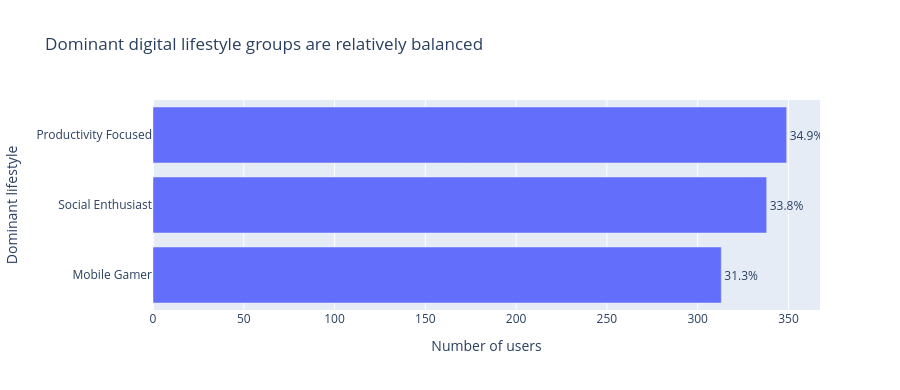
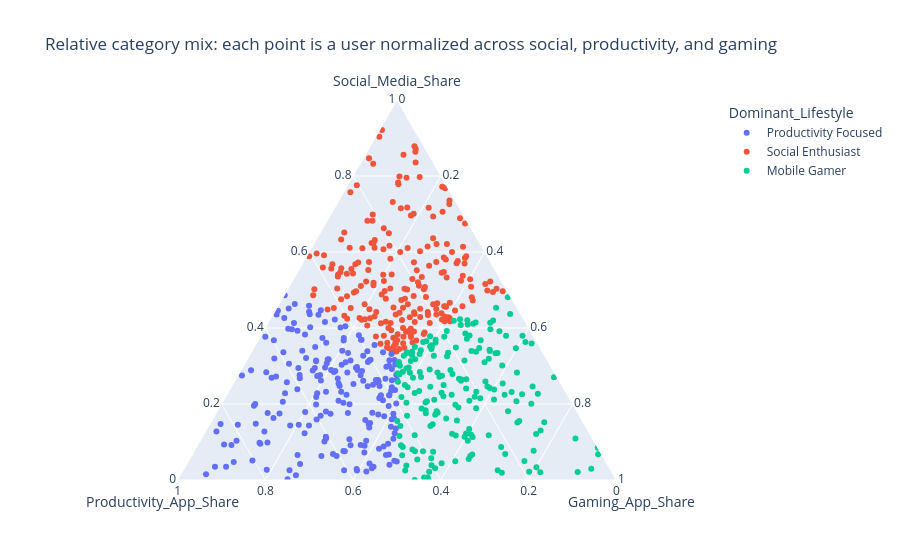

Notebook code cell kept with these figures, in order:
### Code cell
# ============================================================
# 3. Lifestyle pattern: dominant behavior and category mix
# ============================================================

# Auto-detect actual lifestyle labels from the dataset
actual_lifestyles = df["Dominant_Lifestyle"].dropna().unique().tolist()
print("Actual lifestyle labels:", actual_lifestyles)

# Use preferred order only if labels exist in data
preferred_order = [
    "Social Enthusiast",
    "Productivity Focused",
    "Mobile Gamer",
    "Social-dominant",
    "Productivity-dominant",
    "Gaming-dominant",
]

LIFESTYLE_ORDER_FIXED = [
    x for x in preferred_order if x in actual_lifestyles
] + [
    x for x in actual_lifestyles if x not in preferred_order
]

lifestyle_summary = (
    df["Dominant_Lifestyle"]
    .value_counts()
    .rename_axis("Dominant_Lifestyle")
    .reset_index(name="Users")
)

lifestyle_summary["Dominant_Lifestyle"] = pd.Categorical(
    lifestyle_summary["Dominant_Lifestyle"],
    categories=LIFESTYLE_ORDER_FIXED,
    ordered=True
)

lifestyle_summary = lifestyle_summary.sort_values("Dominant_Lifestyle")
lifestyle_summary["Share_%"] = (
    lifestyle_summary["Users"] / n_users * 100
).round(1)

display(lifestyle_summary)

fig = px.bar(
    lifestyle_summary.sort_values("Users"),
    x="Users",
    y="Dominant_Lifestyle",
    orientation="h",
    text="Share_%",
    title="Dominant digital lifestyle groups are relatively balanced",
    labels={"Dominant_Lifestyle": "Dominant lifestyle", "Users": "Number of users"},
)
fig.update_traces(texttemplate="%{text:.1f}%", textposition="outside")
fig.update_layout(height=390)
fig.show()


# Important EDA note:
# Category columns are best treated as behavioral intensities,
# not exact parts of Total_App_Usage.
category_sum = df[CATEGORY_COLS].sum(axis=1)
category_consistency = pd.DataFrame({
    "Metric": [
        "Average Total_App_Usage_Hours",
        "Average Social + Productivity + Gaming",
        "Rows where category sum > total app usage",
        "Share of rows where category sum > total app usage",
    ],
    "Value": [
        round(df["Total_App_Usage_Hours"].mean(), 2),
        round(category_sum.mean(), 2),
        int((category_sum > df["Total_App_Usage_Hours"]).sum()),
        f"{(category_sum > df['Total_App_Usage_Hours']).mean() * 100:.1f}%",
    ]
})
display(category_consistency)


# Normalize only within the 3 category columns to study relative behavior mix.
mix = df.copy()
mix["Category_Usage_Sum"] = mix[CATEGORY_COLS].sum(axis=1)

for col in CATEGORY_COLS:
    share_col = col.replace("_Usage_Hours", "_Share")
    mix[share_col] = mix[col] / mix["Category_Usage_Sum"].replace(0, np.nan)

mix_summary = (
    mix.groupby("Dominant_Lifestyle", observed=False)[[
        "Social_Media_Share",
        "Productivity_App_Share",
        "Gaming_App_Share",
        "Daily_Screen_Time_Hours",
        "Number_of_Apps_Used",
    ]]
    .mean()
    .round(3)
    .reset_index()
)

mix_summary["Dominant_Lifestyle"] = pd.Categorical(
    mix_summary["Dominant_Lifestyle"],
    categories=LIFESTYLE_ORDER_FIXED,
    ordered=True
)

mix_summary = mix_summary.sort_values("Dominant_Lifestyle")

display(mix_summary)


fig = px.scatter_ternary(
    mix.sample(min(600, len(mix)), random_state=42),
    a="Social_Media_Share",
    b="Productivity_App_Share",
    c="Gaming_App_Share",
    color="Dominant_Lifestyle",
    hover_data=["Age", "Gender", "Location", "Daily_Screen_Time_Hours"],
    title="Relative category mix: each point is a user normalized across social, productivity, and gaming",
)
fig.update_layout(height=560)
fig.show()

### Figure 1 — Plotly figure (JSON) as saved in the notebook; plotly's stock layout.template omitted (floating-point values rounded to 4 significant figures)
{"data": [{"hovertemplate": "Number of users=%{x}<br>Dominant lifestyle=%{y}<br>Share_%=%{text}<extra></extra>", "legendgroup": "", "marker": {"color": "#636efa", "pattern": {"shape": ""}}, "name": "", "orientation": "h", "showlegend": false, "text": [31.3, 33.8, 34.9], "textposition": "outside", "texttemplate": "%{text:.1f}%", "type": "bar", "x": [313, 338, 349], "xaxis": "x", "y": ["Mobile Gamer", "Social Enthusiast", "Productivity Focused"], "yaxis": "y"}], "layout": {"barmode": "relative", "height": 390, "legend": {"tracegroupgap": 0}, "title": {"text": "Dominant digital lifestyle groups are relatively balanced"}, "xaxis": {"anchor": "y", "domain": [0, 1], "title": {"text": "Number of users"}}, "yaxis": {"anchor": "x", "domain": [0, 1], "title": {"text": "Dominant lifestyle"}}}}

### Figure 2 — Plotly figure (JSON) as saved in the notebook; plotly's stock layout.template omitted (floating-point values rounded to 4 significant figures; data arrays with more than 128 entries replaced by an {"elided": "..."} marker saying what was removed)
{"data": [{"a": {"elided": "204 float values"}, "b": {"elided": "204 float values"}, "c": {"elided": "204 float values"}, "customdata": {"elided": "204x4 mixed values"}, "hovertemplate": "Dominant_Lifestyle=Productivity Focused<br>Social_Media_Share=%{a}<br>Productivity_App_Share=%{b}<br>Gaming_App_Share=%{c}<br>Age=%{customdata[0]}<br>Gender=%{customdata[1]}<br>Location=%{customdata[2]}<br>Daily_Screen_Time_Hours=%{customdata[3]}<extra></extra>", "legendgroup": "Productivity Focused", "marker": {"color": "#636efa", "symbol": "circle"}, "mode": "markers", "name": "Productivity Focused", "showlegend": true, "subplot": "ternary", "type": "scatterternary"}, {"a": {"elided": "210 float values"}, "b": {"elided": "210 float values"}, "c": {"elided": "210 float values"}, "customdata": {"elided": "210x4 mixed values"}, "hovertemplate": "Dominant_Lifestyle=Social Enthusiast<br>Social_Media_Share=%{a}<br>Productivity_App_Share=%{b}<br>Gaming_App_Share=%{c}<br>Age=%{customdata[0]}<br>Gender=%{customdata[1]}<br>Location=%{customdata[2]}<br>Daily_Screen_Time_Hours=%{customdata[3]}<extra></extra>", "legendgroup": "Social Enthusiast", "marker": {"color": "#EF553B", "symbol": "circle"}, "mode": "markers", "name": "Social Enthusiast", "showlegend": true, "subplot": "ternary", "type": "scatterternary"}, {"a": {"elided": "186 float values"}, "b": {"elided": "186 float values"}, "c": {"elided": "186 float values"}, "customdata": {"elided": "186x4 mixed values"}, "hovertemplate": "Dominant_Lifestyle=Mobile Gamer<br>Social_Media_Share=%{a}<br>Productivity_App_Share=%{b}<br>Gaming_App_Share=%{c}<br>Age=%{customdata[0]}<br>Gender=%{customdata[1]}<br>Location=%{customdata[2]}<br>Daily_Screen_Time_Hours=%{customdata[3]}<extra></extra>", "legendgroup": "Mobile Gamer", "marker": {"color": "#00cc96", "symbol": "circle"}, "mode": "markers", "name": "Mobile Gamer", "showlegend": true, "subplot": "ternary", "type": "scatterternary"}], "layout": {"height": 560, "legend": {"title": {"text": "Dominant_Lifestyle"}, "tracegroupgap": 0}, "ternary": {"aaxis": {"title": {"text": "Social_Media_Share"}}, "baxis": {"title": {"text": "Productivity_App_Share"}}, "caxis": {"title": {"text": "Gaming_App_Share"}}, "domain": {"x": [0, 1], "y": [0, 1]}}, "title": {"text": "Relative category mix: each point is a user normalized across social, productivity, and gaming"}}}
